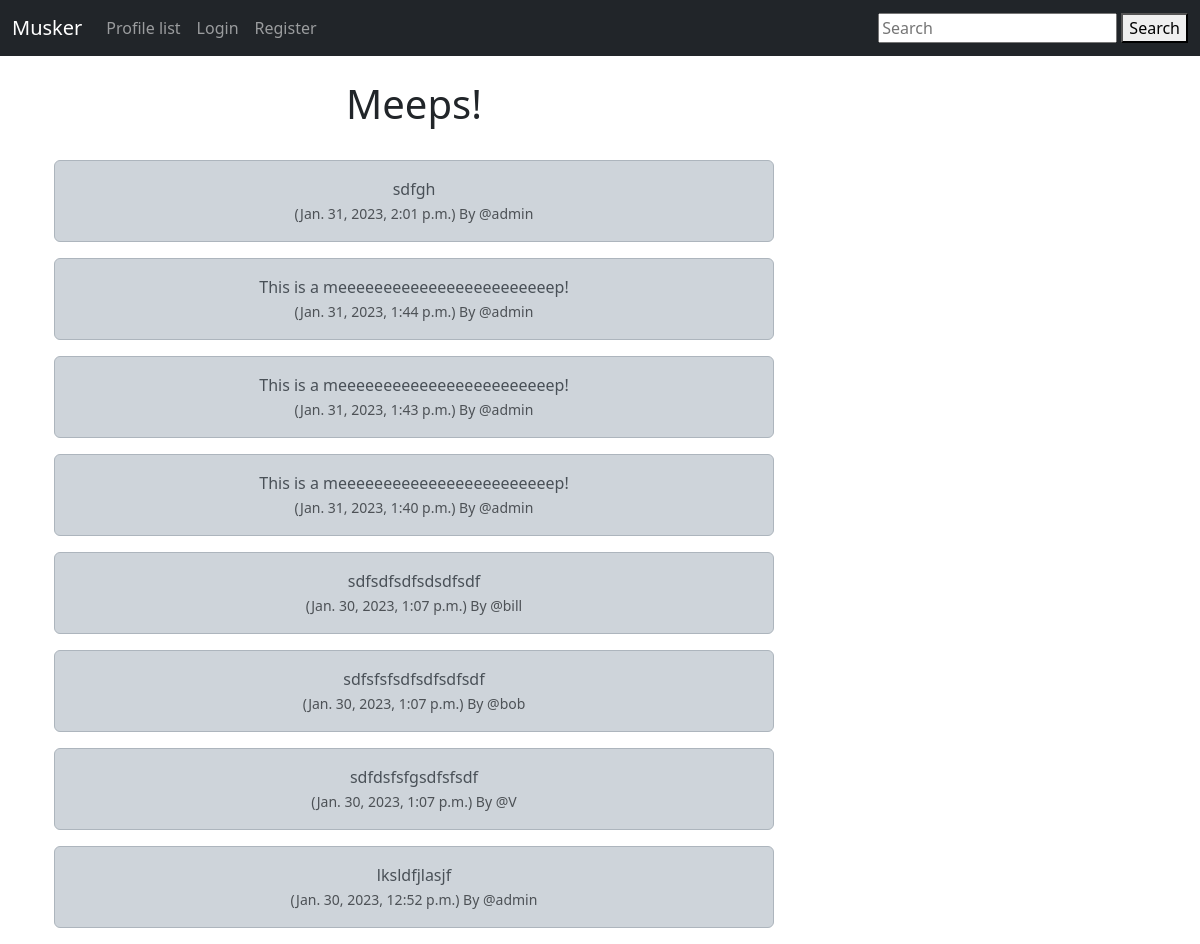
The app's page /, older data.
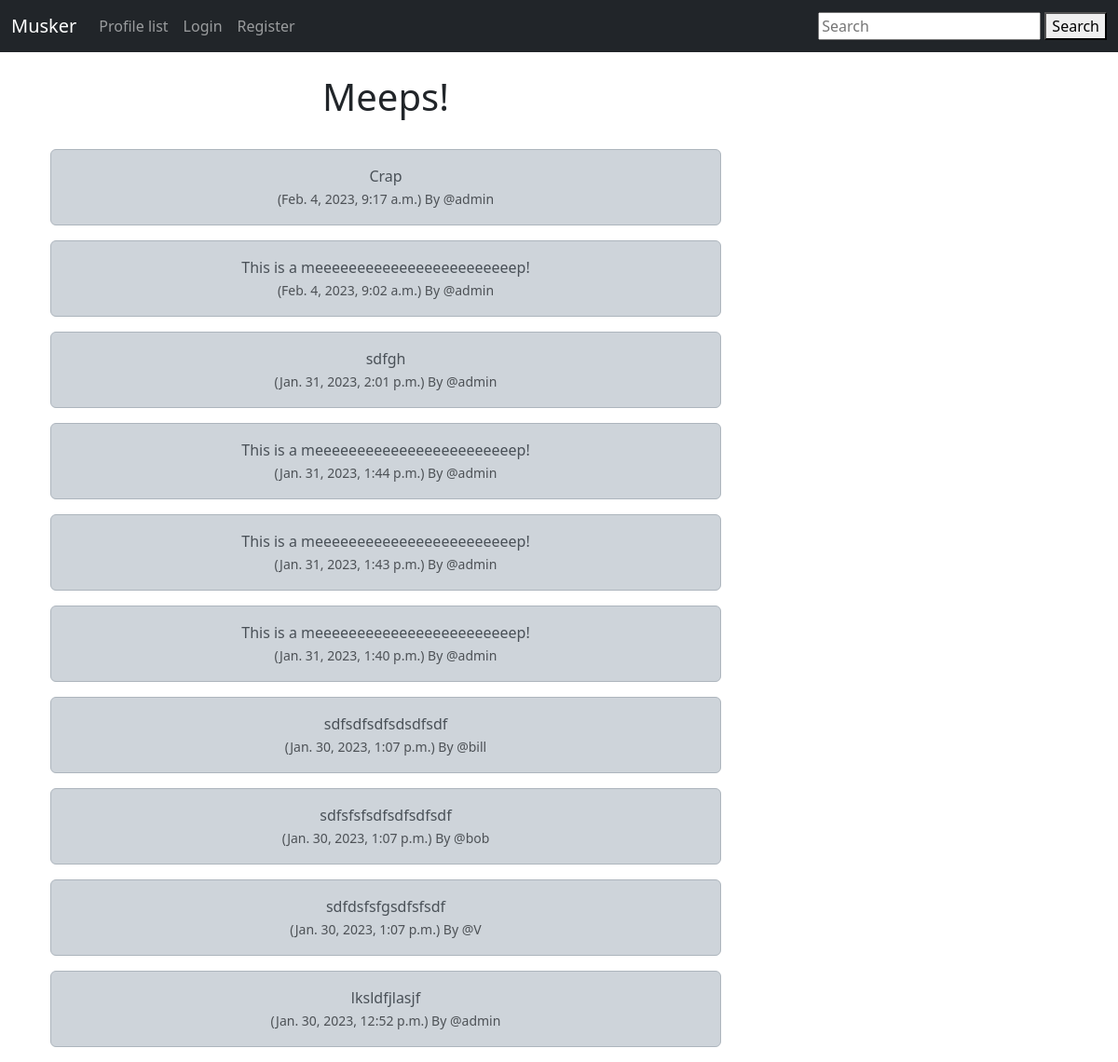
The same page, newer data.
### musker/models.py (models this page shows, shortened)
class Meep(models.Model):
    user = models.ForeignKey(User, related_name='meeps', on_delete=models.DO_NOTHING)
    body = models.CharField(max_length=200)
    created_at = models.DateTimeField(auto_now_add=True)

### musker/views.py (the view)
# urls.py: path('', views.home, name='home'),
def home(request):
    if request.user.is_authenticated:
        form = MeepForm(request.POST or None)
        if request.method == 'POST':
            if form.is_valid():
                meep = form.save(commit=False)
                meep.user = request.user
                meep.save()
                messages.success(request, ('Your meep has been posted.'))
                return redirect('home')
        meeps = Meep.objects.all().order_by('-created_at')
        return render(request, 'home.html', {
            'meeps': meeps,
            'form': form,
        })
    else:
        meeps = Meep.objects.all().order_by('-created_at')
        return render(request, 'home.html', {
            'meeps': meeps,
        })

### musker/templates/home.html (shortened to what this page needs)
{% extends 'base.html' %}
{% block content %}
<div class="container text-center">
    <div class="row">
        <div class="col-8">
	<h1>Meeps!</h1>
    <br/>
	{% for meep in meeps %}
		<div class="alert alert-dark" role="alert">
		  {{ meep.body }}<br/>
		  <small class="text-muted">
		  	({{ meep.created_at}}) By
		  	@{{ meep.user.username }}
		  </small>
            <br>
		</div>
	{% endfor %}
        </div>
        <div class="col-4">
                        <br/><br/><br/>
        </div>
    </div>
</div>
{% endblock %}

Row changes from the older to the newer data that the page shows:
added Meep: body "Crap", created_at "Feb. 4, 2023, 9:17 a.m.", user.username "admin"
added Meep: body "This is a meeeeeeeeeeeeeeeeeeeeeeeep!", created_at "Feb. 4, 2023, 9:02 a.m.", user.username "admin"
